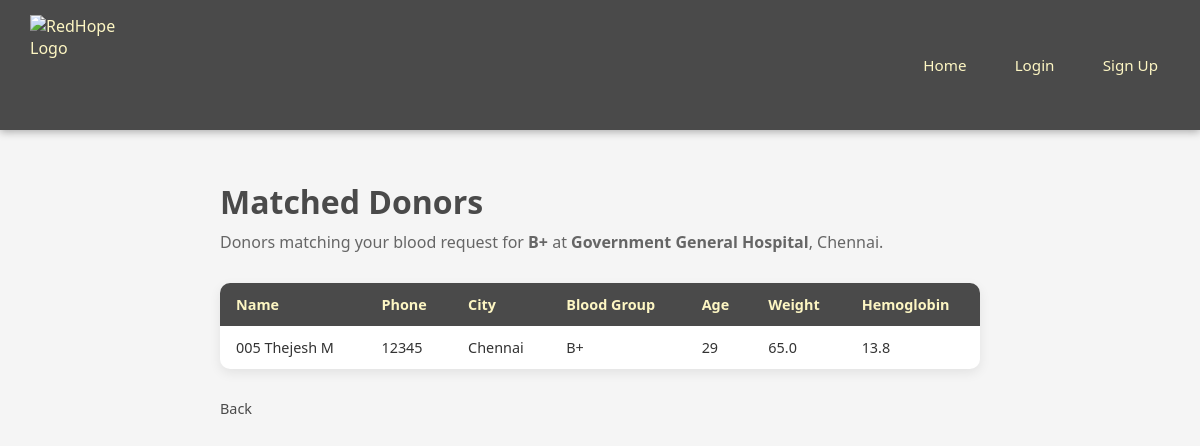
The app's page /match_donors/3 (signed in) with its own data.
### tables this page shows
CREATE TABLE patient_requests (
        request_id INTEGER PRIMARY KEY AUTOINCREMENT,
        patient_id INTEGER,
        blood_group_needed TEXT NOT NULL,
        units_required INTEGER,
        hospital_name TEXT,
        city TEXT,
        urgency_level TEXT,
        request_date TIMESTAMP DEFAULT CURRENT_TIMESTAMP,
        status TEXT DEFAULT 'Pending',
        FOREIGN KEY (patient_id) REFERENCES users(id)
    );

CREATE TABLE donor_details (
        donor_id INTEGER PRIMARY KEY,
        blood_group TEXT NOT NULL,
        age INTEGER,
        weight REAL,
        last_donation_date TEXT,
        availability_status TEXT DEFAULT 'Available',
        medical_conditions TEXT,
        hemoglobin_level REAL, medication TEXT DEFAULT 'No', chronic_disease TEXT DEFAULT 'No', tattoo_recent TEXT DEFAULT 'No', alcohol_recent TEXT DEFAULT 'No',
        FOREIGN KEY (donor_id) REFERENCES users(id)
    );

CREATE TABLE users (
        id INTEGER PRIMARY KEY AUTOINCREMENT,
        full_name TEXT NOT NULL,
        email TEXT UNIQUE NOT NULL,
        password TEXT NOT NULL,
        role TEXT NOT NULL,
        phone TEXT,
        city TEXT,
        created_at TIMESTAMP DEFAULT CURRENT_TIMESTAMP
    );

### app.py (the view)
@app.route('/match_donors/<int:request_id>')
def match_donors(request_id):
    if 'user_id' not in session:
        return redirect('/login')
    conn = create_connection()
    cursor = conn.cursor()
    cursor.execute("SELECT * FROM patient_requests WHERE request_id=?", (request_id,))
    blood_request = cursor.fetchone()
    if not blood_request:
        conn.close()
        flash("Request not found")
        return redirect('/patient_dashboard')
    blood_group = blood_request[2]
    city = blood_request[5]
    cursor.execute("""
        SELECT u.full_name, u.phone, u.city, d.blood_group, d.age, d.weight, d.hemoglobin_level
        FROM donor_details d
        JOIN users u ON d.donor_id = u.id
        WHERE d.blood_group = ?
        AND u.city = ?
        AND d.availability_status = 'Eligible'
    """, (blood_group, city))
    matched_donors = cursor.fetchall()
    conn.close()
    return render_template('match_donors.html', donors=matched_donors, request=blood_request)

### database.py (called while the page is built)
def create_connection():
    conn = sqlite3.connect("redhope.db")
    return conn

### templates/match_donors.html
{% extends 'base.html' %}
{% block content %}
<div class="dashboard">
    <h1>Matched Donors</h1>
    <p>Donors matching your blood request for <strong>{{ request[2] }}</strong> at <strong>{{ request[4] }}</strong>, {{ request[5] }}.</p>
    {% if donors %}
    <table class="data-table">
        <thead>
            <tr>
                <th>Name</th>
                <th>Phone</th>
                <th>City</th>
                <th>Blood Group</th>
                <th>Age</th>
                <th>Weight</th>
                <th>Hemoglobin</th>
            </tr>
        </thead>
        <tbody>
            {% for d in donors %}
            <tr>
                <td>{{ d[0] }}</td>
                <td>{{ d[1] }}</td>
                <td>{{ d[2] }}</td>
                <td>{{ d[3] }}</td>
                <td>{{ d[4] }}</td>
                <td>{{ d[5] }}</td>
                <td>{{ d[6] }}</td>
            </tr>
            {% endfor %}
        </tbody>
    </table>
    {% else %}
    <p>No eligible donors found for this request in your city.</p>
    {% endif %}
    <a href="javascript:history.back()" class="logout-link">Back</a>
</div>
{% endblock %}

### static/css/style.css (style rules this page uses)
* { margin: 0; padding: 0; box-sizing: border-box; }
body { font-family: 'Segoe UI', Arial, sans-serif; background-color: #f5f5f5; color: #333; }
.dashboard { max-width: 800px; margin: 50px auto; padding: 0 20px; }
.dashboard h1 { color: #4a4a4a; margin-bottom: 8px; }
.dashboard p { color: #666; margin-bottom: 30px; }
.logout-link { display: inline-block; margin-top: 30px; color: #4a4a4a; text-decoration: none; font-size: 0.9rem; }
.data-table { width: 100%; border-collapse: collapse; background: white; border-radius: 10px; overflow: hidden; box-shadow: 0 4px 12px rgba(0,0,0,0.08); }
.data-table th { background-color: #4a4a4a; color: #fdf6c3; padding: 12px 16px; text-align: left; font-size: 0.9rem; }
.data-table td { padding: 12px 16px; border-bottom: 1px solid #eee; font-size: 0.9rem; }
.data-table tr:last-child td { border-bottom: none; }

### records on screen
patient_requests: blood_group_needed "B+", hospital_name "Government General Hospital", city "Chennai"
donor_details: full_name "005 Thejesh M", phone "12345", city "Chennai", blood_group "B+", age "29", weight "65.0", hemoglobin_level "13.8"
